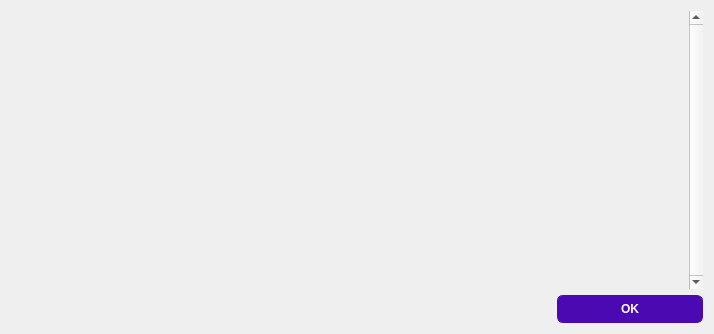
<?xml version="1.0" encoding="UTF-8"?>
<ui version="4.0">
 <class>HelpMessageDialog</class>
 <widget class="QDialog" name="HelpMessageDialog">
  <property name="geometry">
   <rect>
    <x>0</x>
    <y>0</y>
    <width>714</width>
    <height>334</height>
   </rect>
  </property>
  <property name="font">
   <font>
    <pointsize>10</pointsize>
   </font>
  </property>
  <property name="windowTitle">
   <string notr="true">Runner Core - Command-line options</string>
  </property>
  <property name="styleSheet">
   <string notr="true">QPushButton{
        background-color:#4b09b2;
        color:white;
		min-height:26px;
		max-height:26px;
        min-width: 120px;
		padding-left:12px;
		padding-right:12px;
        border:1px solid #4b09b2;
		icon-size:24px;
		font:bold;
		border-radius:6px;
}

QPushButton:hover{
        background-color:#6821d6;
}

QPushButton:pressed{
        background-color:#3f0698;
}


QLabel{
	color:#3e03a0;
}

</string>
  </property>
  <layout class="QHBoxLayout" name="horizontalLayout_2">
   <item alignment="Qt::AlignTop">
    <widget class="QLabel" name="graphic">
     <property name="sizePolicy">
      <sizepolicy hsizetype="Preferred" vsizetype="Ignored">
       <horstretch>0</horstretch>
       <verstretch>0</verstretch>
      </sizepolicy>
     </property>
     <property name="minimumSize">
      <size>
       <width>128</width>
       <height>128</height>
      </size>
     </property>
     <property name="maximumSize">
      <size>
       <width>128</width>
       <height>128</height>
      </size>
     </property>
     <property name="styleSheet">
      <string notr="true">border-image: url(:/images/about2);</string>
     </property>
     <property name="alignment">
      <set>Qt::AlignLeading|Qt::AlignLeft|Qt::AlignVCenter</set>
     </property>
    </widget>
   </item>
   <item>
    <layout class="QVBoxLayout" name="verticalLayout">
     <item>
      <widget class="QScrollArea" name="scrollArea">
       <property name="frameShape">
        <enum>QFrame::NoFrame</enum>
       </property>
       <property name="lineWidth">
        <number>0</number>
       </property>
       <property name="verticalScrollBarPolicy">
        <enum>Qt::ScrollBarAlwaysOn</enum>
       </property>
       <property name="widgetResizable">
        <bool>true</bool>
       </property>
       <widget class="QWidget" name="scrollAreaWidgetContents">
        <property name="geometry">
         <rect>
          <x>0</x>
          <y>0</y>
          <width>543</width>
          <height>280</height>
         </rect>
        </property>
        <layout class="QVBoxLayout" name="verticalLayout_2">
         <item>
          <widget class="QLabel" name="helpMessageLabel">
           <property name="cursor">
            <cursorShape>IBeamCursor</cursorShape>
           </property>
           <property name="textFormat">
            <enum>Qt::PlainText</enum>
           </property>
           <property name="openExternalLinks">
            <bool>true</bool>
           </property>
           <property name="textInteractionFlags">
            <set>Qt::LinksAccessibleByMouse|Qt::TextSelectableByKeyboard|Qt::TextSelectableByMouse</set>
           </property>
          </widget>
         </item>
        </layout>
       </widget>
      </widget>
     </item>
     <item>
      <widget class="QDialogButtonBox" name="okButton">
       <property name="orientation">
        <enum>Qt::Horizontal</enum>
       </property>
       <property name="standardButtons">
        <set>QDialogButtonBox::Ok</set>
       </property>
      </widget>
     </item>
    </layout>
   </item>
  </layout>
 </widget>
 <resources/>
 <connections>
  <connection>
   <sender>okButton</sender>
   <signal>accepted()</signal>
   <receiver>HelpMessageDialog</receiver>
   <slot>accept()</slot>
   <hints>
    <hint type="sourcelabel">
     <x>20</x>
     <y>20</y>
    </hint>
    <hint type="destinationlabel">
     <x>20</x>
     <y>20</y>
    </hint>
   </hints>
  </connection>
  <connection>
   <sender>okButton</sender>
   <signal>rejected()</signal>
   <receiver>HelpMessageDialog</receiver>
   <slot>reject()</slot>
   <hints>
    <hint type="sourcelabel">
     <x>20</x>
     <y>20</y>
    </hint>
    <hint type="destinationlabel">
     <x>20</x>
     <y>20</y>
    </hint>
   </hints>
  </connection>
 </connections>
</ui>
